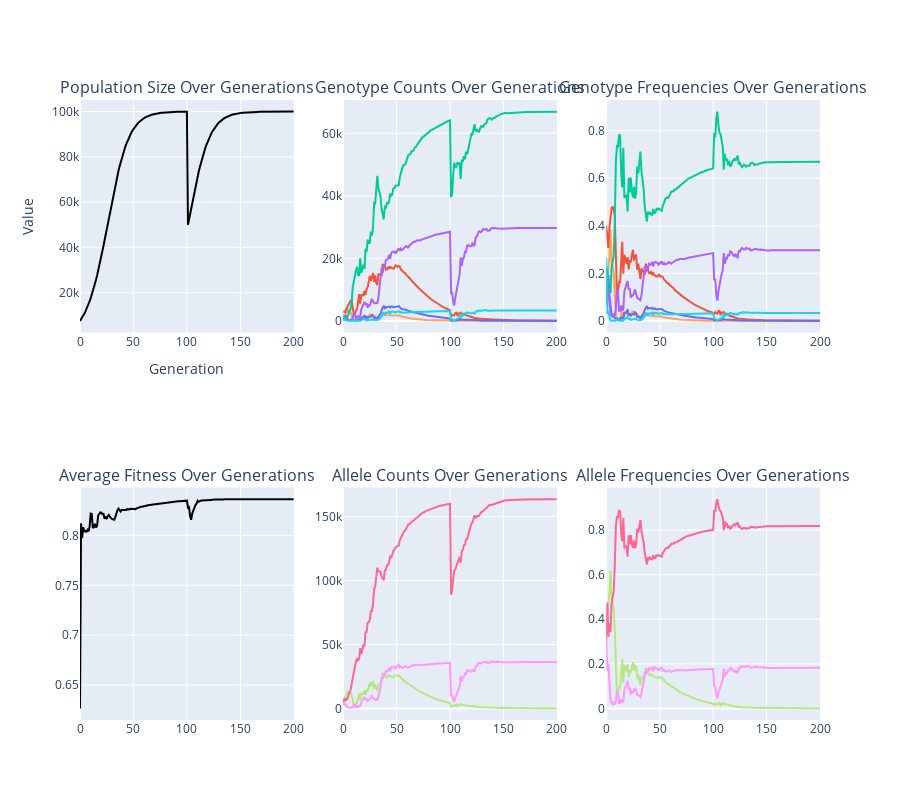

Notebook code for this chart:
### Code cell
# 1 locus, 3 alleles each (Not HW equilibrium)

generations=200
growth_rate=0.1
drift=0.1
carrying_capacity = 100000
bottleneck_yr=100
bottleneck_pop=50000

genotype_counts = {
    (('A1', 'A1'),): 1000,
    (('A1', 'A2'),): 3000,
    (('A1', 'A3'),): 500,
    (('A2', 'A2'),): 500,
    (('A2', 'A3'),): 500,
    (('A3', 'A3'),): 2000,
}

genotype_fitness = {
    (('A1', 'A1'),): 0.8,
    (('A1', 'A2'),): 0.8,
    (('A1', 'A3'),): 0.8,
    (('A2', 'A2'),): 0.8,
    (('A2', 'A3'),): 1.0,
    (('A3', 'A3'),): 0.1,
}

mutations=None

next_genotype_frequencies(generations,
                          genotype_counts,
                          genotype_fitness,
                          growth_rate,
                          carrying_capacity,
                          drift,
                          mutations,
                          bottleneck_yr,
                          bottleneck_pop)

### Figure 1 — Plotly figure (JSON) as saved in the notebook; plotly's stock layout.template omitted (floating-point values rounded to 4 significant figures; data arrays with more than 128 entries replaced by an {"elided": "..."} marker saying what was removed)
{"data": [{"hoverinfo": "text", "line": {"color": "black"}, "mode": "lines", "name": "Population Size", "showlegend": false, "text": {"elided": "201 str values"}, "type": "scatter", "x": {"elided": "201 int values"}, "xaxis": "x", "y": {"elided": "201 float values"}, "yaxis": "y"}, {"hoverinfo": "text", "line": {"color": "#FFA15A"}, "mode": "lines", "name": "A1A1", "showlegend": false, "text": {"elided": "201 str values"}, "type": "scatter", "x": {"elided": "201 int values"}, "xaxis": "x2", "y": {"elided": "201 int values"}, "yaxis": "y2"}, {"hoverinfo": "text", "line": {"color": "#EF553B"}, "mode": "lines", "name": "A1A2", "showlegend": false, "text": {"elided": "201 str values"}, "type": "scatter", "x": {"elided": "201 int values"}, "xaxis": "x2", "y": {"elided": "201 int values"}, "yaxis": "y2"}, {"hoverinfo": "text", "line": {"color": "#636EFA"}, "mode": "lines", "name": "A1A3", "showlegend": false, "text": {"elided": "201 str values"}, "type": "scatter", "x": {"elided": "201 int values"}, "xaxis": "x2", "y": {"elided": "201 int values"}, "yaxis": "y2"}, {"hoverinfo": "text", "line": {"color": "#00CC96"}, "mode": "lines", "name": "A2A2", "showlegend": false, "text": {"elided": "201 str values"}, "type": "scatter", "x": {"elided": "201 int values"}, "xaxis": "x2", "y": {"elided": "201 int values"}, "yaxis": "y2"}, {"hoverinfo": "text", "line": {"color": "#AB63FA"}, "mode": "lines", "name": "A2A3", "showlegend": false, "text": {"elided": "201 str values"}, "type": "scatter", "x": {"elided": "201 int values"}, "xaxis": "x2", "y": {"elided": "201 int values"}, "yaxis": "y2"}, {"hoverinfo": "text", "line": {"color": "#19D3F3"}, "mode": "lines", "name": "A3A3", "showlegend": false, "text": {"elided": "201 str values"}, "type": "scatter", "x": {"elided": "201 int values"}, "xaxis": "x2", "y": {"elided": "201 int values"}, "yaxis": "y2"}, {"hoverinfo": "text", "line": {"color": "#FFA15A"}, "mode": "lines", "name": "A1A1", "showlegend": false, "text": {"elided": "201 str values"}, "type": "scatter", "x": {"elided": "201 int values"}, "xaxis": "x3", "y": {"elided": "201 float values"}, "yaxis": "y3"}, {"hoverinfo": "text", "line": {"color": "#EF553B"}, "mode": "lines", "name": "A1A2", "showlegend": false, "text": {"elided": "201 str values"}, "type": "scatter", "x": {"elided": "201 int values"}, "xaxis": "x3", "y": {"elided": "201 float values"}, "yaxis": "y3"}, {"hoverinfo": "text", "line": {"color": "#636EFA"}, "mode": "lines", "name": "A1A3", "showlegend": false, "text": {"elided": "201 str values"}, "type": "scatter", "x": {"elided": "201 int values"}, "xaxis": "x3", "y": {"elided": "201 float values"}, "yaxis": "y3"}, {"hoverinfo": "text", "line": {"color": "#00CC96"}, "mode": "lines", "name": "A2A2", "showlegend": false, "text": {"elided": "201 str values"}, "type": "scatter", "x": {"elided": "201 int values"}, "xaxis": "x3", "y": {"elided": "201 float values"}, "yaxis": "y3"}, {"hoverinfo": "text", "line": {"color": "#AB63FA"}, "mode": "lines", "name": "A2A3", "showlegend": false, "text": {"elided": "201 str values"}, "type": "scatter", "x": {"elided": "201 int values"}, "xaxis": "x3", "y": {"elided": "201 float values"}, "yaxis": "y3"}, {"hoverinfo": "text", "line": {"color": "#19D3F3"}, "mode": "lines", "name": "A3A3", "showlegend": false, "text": {"elided": "201 str values"}, "type": "scatter", "x": {"elided": "201 int values"}, "xaxis": "x3", "y": {"elided": "201 float values"}, "yaxis": "y3"}, {"hoverinfo": "text", "line": {"color": "black"}, "mode": "lines", "name": "Average Fitness", "showlegend": false, "text": {"elided": "201 str values"}, "type": "scatter", "x": {"elided": "201 int values"}, "xaxis": "x4", "y": {"elided": "201 float values"}, "yaxis": "y4"}, {"hoverinfo": "text", "line": {"color": "#B6E880"}, "mode": "lines", "name": "A1", "showlegend": false, "text": {"elided": "201 str values"}, "type": "scatter", "x": {"elided": "201 int values"}, "xaxis": "x5", "y": {"elided": "201 int values"}, "yaxis": "y5"}, {"hoverinfo": "text", "line": {"color": "#FF6692"}, "mode": "lines", "name": "A2", "showlegend": false, "text": {"elided": "201 str values"}, "type": "scatter", "x": {"elided": "201 int values"}, "xaxis": "x5", "y": {"elided": "201 int values"}, "yaxis": "y5"}, {"hoverinfo": "text", "line": {"color": "#FF97FF"}, "mode": "lines", "name": "A3", "showlegend": false, "text": {"elided": "201 str values"}, "type": "scatter", "x": {"elided": "201 int values"}, "xaxis": "x5", "y": {"elided": "201 int values"}, "yaxis": "y5"}, {"hoverinfo": "text", "line": {"color": "#B6E880"}, "mode": "lines", "name": "A1", "showlegend": false, "text": {"elided": "201 str values"}, "type": "scatter", "x": {"elided": "201 int values"}, "xaxis": "x6", "y": {"elided": "201 float values"}, "yaxis": "y6"}, {"hoverinfo": "text", "line": {"color": "#FF6692"}, "mode": "lines", "name": "A2", "showlegend": false, "text": {"elided": "201 str values"}, "type": "scatter", "x": {"elided": "201 int values"}, "xaxis": "x6", "y": {"elided": "201 float values"}, "yaxis": "y6"}, {"hoverinfo": "text", "line": {"color": "#FF97FF"}, "mode": "lines", "name": "A3", "showlegend": false, "text": {"elided": "201 str values"}, "type": "scatter", "x": {"elided": "201 int values"}, "xaxis": "x6", "y": {"elided": "201 float values"}, "yaxis": "y6"}], "layout": {"annotations": [{"font": {"size": 16}, "showarrow": false, "text": "Population Size Over Generations", "x": 0.1444, "xanchor": "center", "xref": "paper", "y": 1, "yanchor": "bottom", "yref": "paper"}, {"font": {"size": 16}, "showarrow": false, "text": "Genotype Counts Over Generations", "x": 0.5, "xanchor": "center", "xref": "paper", "y": 1, "yanchor": "bottom", "yref": "paper"}, {"font": {"size": 16}, "showarrow": false, "text": "Genotype Frequencies Over Generations", "x": 0.8556, "xanchor": "center", "xref": "paper", "y": 1, "yanchor": "bottom", "yref": "paper"}, {"font": {"size": 16}, "showarrow": false, "text": "Average Fitness Over Generations", "x": 0.1444, "xanchor": "center", "xref": "paper", "y": 0.375, "yanchor": "bottom", "yref": "paper"}, {"font": {"size": 16}, "showarrow": false, "text": "Allele Counts Over Generations", "x": 0.5, "xanchor": "center", "xref": "paper", "y": 0.375, "yanchor": "bottom", "yref": "paper"}, {"font": {"size": 16}, "showarrow": false, "text": "Allele Frequencies Over Generations", "x": 0.8556, "xanchor": "center", "xref": "paper", "y": 0.375, "yanchor": "bottom", "yref": "paper"}], "height": 800, "hovermode": "closest", "xaxis": {"anchor": "y", "domain": [0, 0.2889], "title": {"text": "Generation"}}, "xaxis2": {"anchor": "y2", "domain": [0.3556, 0.6444]}, "xaxis3": {"anchor": "y3", "domain": [0.7111, 1]}, "xaxis4": {"anchor": "y4", "domain": [0, 0.2889]}, "xaxis5": {"anchor": "y5", "domain": [0.3556, 0.6444]}, "xaxis6": {"anchor": "y6", "domain": [0.7111, 1]}, "yaxis": {"anchor": "x", "domain": [0.625, 1], "title": {"text": "Value"}}, "yaxis2": {"anchor": "x2", "domain": [0.625, 1]}, "yaxis3": {"anchor": "x3", "domain": [0.625, 1]}, "yaxis4": {"anchor": "x4", "domain": [0, 0.375]}, "yaxis5": {"anchor": "x5", "domain": [0, 0.375]}, "yaxis6": {"anchor": "x6", "domain": [0, 0.375]}}}
